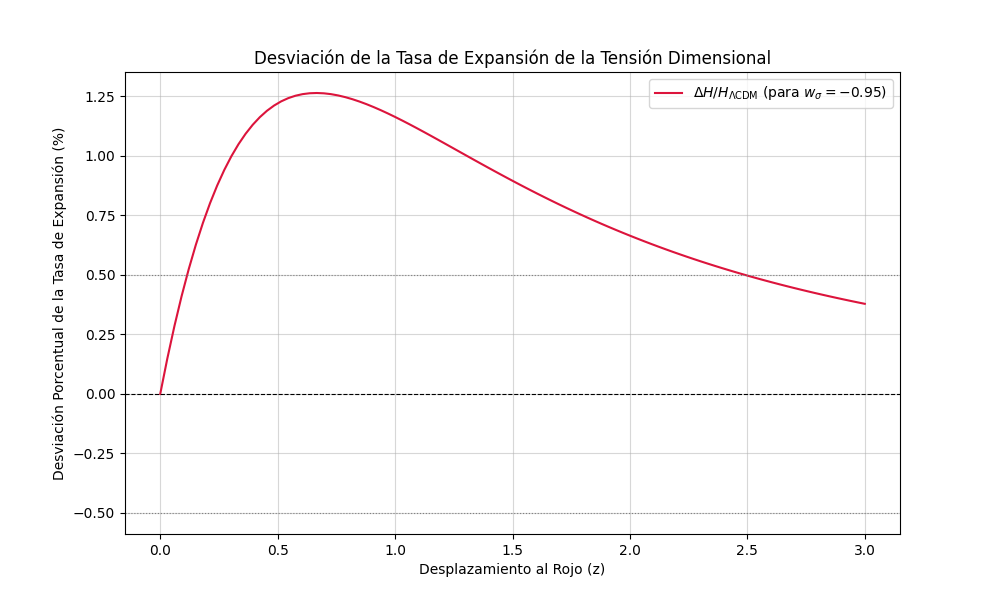

Write the Python code that produced this figure.
import numpy as np
import matplotlib.pyplot as plt
from scipy.integrate import quad

# --- Constantes Cosmológicas (Valores de Referencia del modelo Lambda-CDM) ---
# Usamos H_0 como 100 * h para simplificar las unidades
H0_GCDM = 67.4  # Parámetro de Hubble actual (km/s/Mpc)
OM_M = 0.315   # Fracción de densidad de Materia (Materia Oscura + Bariones)
OM_L = 0.685   # Fracción de densidad de Energía Oscura (Lambda)
OM_R = 9.2e-5  # Fracción de densidad de Radiación (pequeña)

# --- 1. Modelo de Referencia (RG / Lambda-CDM) ---
# Ecuación de Friedmann en términos de densidad relativa E(z) = H(z) / H0
def E_RG_Lambda_CDM(z):
    """Calcula la tasa de expansión relativa E(z) = H(z)/H0 para la RG estándar."""
    return np.sqrt(OM_M * (1+z)**3 + OM_R * (1+z)**4 + OM_L)

# --- 2. Modelo de Tensión Dimensional (TD) con Corrección ---
# La TD se comprueba introduciendo una corrección al comportamiento de la EO.
# En RG, la EO tiene w = -1 (densidad constante). 
# En TD, introducimos un w que varía ligeramente (w_sigma = -1 + Delta_w)

def E_TD_Corregida(z, w_sigma):
    """Calcula la tasa de expansión relativa E(z) con una Ecuación de Estado de Tensión Modificada."""
    
    # Exponente para la evolución de la densidad de EO: 3 * (1 + w)
    # RG: 3 * (1 - 1) = 0 (densidad constante)
    # TD: 3 * (1 + w_sigma) = 3 * (1 + (-1 + Delta_w)) = 3 * Delta_w
    exponent_tension = 3 * (1 + w_sigma)
    
    # La densidad de la EO evoluciona como: Omega_Lambda * (1+z)^(3 * (1+w))
    rho_tension = OM_L * (1+z)**exponent_tension
    
    return np.sqrt(OM_M * (1+z)**3 + OM_R * (1+z)**4 + rho_tension)

# --- 3. Comprobación y Visualización de la Desviación (El Descubrimiento) ---

redshifts = np.linspace(0, 3, 100) # Rango de desplazamientos al rojo (z)

# Escenario A: TD idéntica a RG (w_sigma = -1)
H_RG = E_RG_Lambda_CDM(redshifts)

# Escenario B: TD con ligera desviación (w_sigma = -0.95, un Delta_w = +0.05)
# Esto implica que tu Tensión Positiva del vacío no es perfectamente constante.
w_TD_test = -0.95 
H_TD = E_TD_Corregida(redshifts, w_TD_test)

# Calcular la Desviación:
Delta_H_ratio = H_TD / H_RG - 1 # Desviación porcentual

# --- Gráfico de la Desviación (El Potencial de Medida) ---
plt.figure(figsize=(10, 6))
plt.plot(redshifts, Delta_H_ratio * 100, label=r'$\Delta H / H_{\Lambda \text{CDM}} \text{ (para } w_{\sigma} = -0.95 \text{)}$', color='crimson')
plt.axhline(0, color='k', linestyle='--', linewidth=0.8)
plt.axhline(0.5, color='gray', linestyle=':', linewidth=0.8)
plt.axhline(-0.5, color='gray', linestyle=':', linewidth=0.8)

plt.xlabel('Desplazamiento al Rojo (z)')
plt.ylabel('Desviación Porcentual de la Tasa de Expansión (%)')
plt.title('Desviación de la Tasa de Expansión de la Tensión Dimensional')
plt.grid(True, alpha=0.5)
plt.legend()
plt.show()
